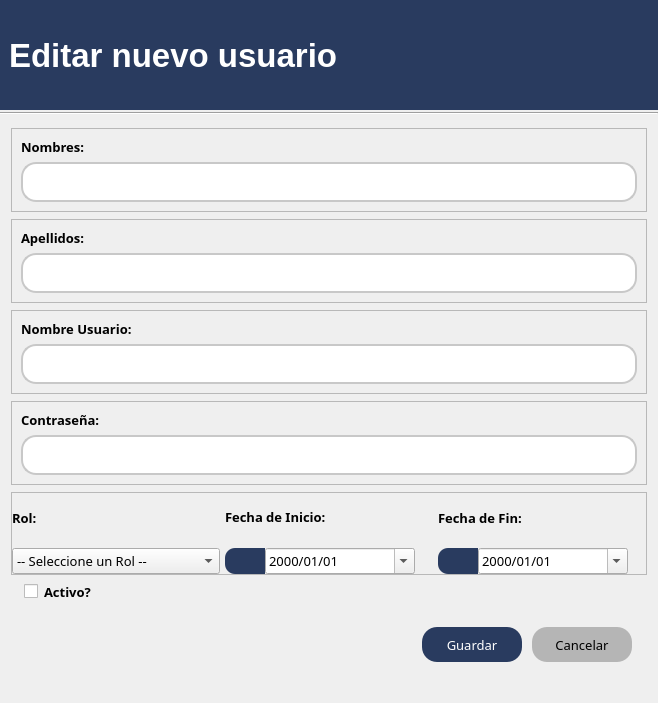
<?xml version="1.0" encoding="UTF-8"?>
<ui version="4.0">
 <class>DialogEditar</class>
 <widget class="QDialog" name="DialogEditar">
  <property name="geometry">
   <rect>
    <x>0</x>
    <y>0</y>
    <width>658</width>
    <height>703</height>
   </rect>
  </property>
  <property name="windowTitle">
   <string>Dialog</string>
  </property>
  <property name="styleSheet">
   <string notr="true">#widget, #label {
    color: rgb(255, 255, 255);
    background-color: rgb(41, 59, 95);
}

QLineEdit {
    border: 2px solid rgb(200, 200, 200);
    border-radius: 15px;
    padding: 8px 0px 8px 11px;
}

#input_nameUser {
    text-transform: uppercase;
}

#checkBox_activo {
    margin-left: 13px;
}

#btn_date1, #btn_date{
    border-bottom-left-radius: 10px;
    border-top-left-radius: 10px;
}

QPushButton {
    background-color: rgb(41, 59, 95);
    color: rgb(255, 255, 255); 
    border: none;
    border-radius: 15px; 
}

#btn_salir {
	background-color: rgb(181, 181, 181);
    color: rgb(0, 0, 0); 
}

QPushButton:hover {
    background-color: rgb(88, 120, 142);
    color: rgb(255, 255, 255); 
}

#btn_salir:hover {
    background-color: rgb(209, 209, 209);
}

QPushButton:pressed, #btn_salir:pressed {
    background-color: #1c5980;
}</string>
  </property>
  <layout class="QVBoxLayout" name="verticalLayout_9">
   <property name="spacing">
    <number>2</number>
   </property>
   <property name="leftMargin">
    <number>0</number>
   </property>
   <property name="topMargin">
    <number>0</number>
   </property>
   <property name="rightMargin">
    <number>0</number>
   </property>
   <property name="bottomMargin">
    <number>0</number>
   </property>
   <item>
    <widget class="QWidget" name="widget" native="true">
     <property name="minimumSize">
      <size>
       <width>603</width>
       <height>110</height>
      </size>
     </property>
     <property name="maximumSize">
      <size>
       <width>16777215</width>
       <height>110</height>
      </size>
     </property>
     <layout class="QVBoxLayout" name="verticalLayout_6">
      <item alignment="Qt::AlignLeft">
       <widget class="QLabel" name="label">
        <property name="font">
         <font>
          <family>Segoe UI</family>
          <pointsize>25</pointsize>
          <weight>75</weight>
          <bold>true</bold>
         </font>
        </property>
        <property name="text">
         <string>Editar nuevo usuario</string>
        </property>
       </widget>
      </item>
     </layout>
    </widget>
   </item>
   <item>
    <widget class="Line" name="line">
     <property name="orientation">
      <enum>Qt::Horizontal</enum>
     </property>
    </widget>
   </item>
   <item>
    <widget class="QWidget" name="widget_2" native="true">
     <property name="styleSheet">
      <string notr="true"/>
     </property>
     <layout class="QVBoxLayout" name="verticalLayout_8">
      <property name="spacing">
       <number>7</number>
      </property>
      <property name="leftMargin">
       <number>11</number>
      </property>
      <property name="topMargin">
       <number>11</number>
      </property>
      <property name="rightMargin">
       <number>11</number>
      </property>
      <property name="bottomMargin">
       <number>11</number>
      </property>
      <item>
       <widget class="QFrame" name="frame">
        <property name="frameShape">
         <enum>QFrame::StyledPanel</enum>
        </property>
        <property name="frameShadow">
         <enum>QFrame::Raised</enum>
        </property>
        <layout class="QVBoxLayout" name="verticalLayout">
         <item>
          <widget class="QLabel" name="label_2">
           <property name="font">
            <font>
             <family>Century Gothic</family>
             <pointsize>10</pointsize>
             <weight>75</weight>
             <bold>true</bold>
            </font>
           </property>
           <property name="text">
            <string>Nombres:</string>
           </property>
          </widget>
         </item>
         <item>
          <widget class="QLineEdit" name="input_nombre">
           <property name="minimumSize">
            <size>
             <width>60</width>
             <height>35</height>
            </size>
           </property>
           <property name="font">
            <font>
             <family>Century Gothic</family>
             <pointsize>10</pointsize>
            </font>
           </property>
          </widget>
         </item>
        </layout>
       </widget>
      </item>
      <item>
       <widget class="QFrame" name="frame_4">
        <property name="frameShape">
         <enum>QFrame::StyledPanel</enum>
        </property>
        <property name="frameShadow">
         <enum>QFrame::Raised</enum>
        </property>
        <layout class="QVBoxLayout" name="verticalLayout_7">
         <item>
          <widget class="QLabel" name="label_4">
           <property name="font">
            <font>
             <family>Century Gothic</family>
             <pointsize>10</pointsize>
             <weight>75</weight>
             <bold>true</bold>
            </font>
           </property>
           <property name="text">
            <string>Apellidos:</string>
           </property>
          </widget>
         </item>
         <item>
          <widget class="QLineEdit" name="input_apellido">
           <property name="minimumSize">
            <size>
             <width>60</width>
             <height>35</height>
            </size>
           </property>
           <property name="font">
            <font>
             <family>Century Gothic</family>
             <pointsize>10</pointsize>
            </font>
           </property>
          </widget>
         </item>
        </layout>
       </widget>
      </item>
      <item>
       <widget class="QFrame" name="frame_2">
        <property name="frameShape">
         <enum>QFrame::StyledPanel</enum>
        </property>
        <property name="frameShadow">
         <enum>QFrame::Raised</enum>
        </property>
        <layout class="QVBoxLayout" name="verticalLayout_2">
         <item>
          <widget class="QLabel" name="label_3">
           <property name="font">
            <font>
             <family>Century Gothic</family>
             <pointsize>10</pointsize>
             <weight>75</weight>
             <bold>true</bold>
            </font>
           </property>
           <property name="text">
            <string>Nombre Usuario:</string>
           </property>
          </widget>
         </item>
         <item>
          <widget class="QLineEdit" name="input_nameUser">
           <property name="minimumSize">
            <size>
             <width>60</width>
             <height>35</height>
            </size>
           </property>
           <property name="font">
            <font>
             <family>Century Gothic</family>
             <pointsize>10</pointsize>
            </font>
           </property>
          </widget>
         </item>
        </layout>
       </widget>
      </item>
      <item>
       <widget class="QFrame" name="frame_3">
        <property name="frameShape">
         <enum>QFrame::StyledPanel</enum>
        </property>
        <property name="frameShadow">
         <enum>QFrame::Raised</enum>
        </property>
        <layout class="QVBoxLayout" name="verticalLayout_3">
         <item>
          <widget class="QLabel" name="line_edit">
           <property name="font">
            <font>
             <family>Century Gothic</family>
             <pointsize>10</pointsize>
             <weight>75</weight>
             <bold>true</bold>
            </font>
           </property>
           <property name="text">
            <string>Contraseña:</string>
           </property>
          </widget>
         </item>
         <item>
          <widget class="QLineEdit" name="input_pass">
           <property name="minimumSize">
            <size>
             <width>60</width>
             <height>35</height>
            </size>
           </property>
           <property name="font">
            <font>
             <family>Century Gothic</family>
             <pointsize>10</pointsize>
            </font>
           </property>
           <property name="maxLength">
            <number>8</number>
           </property>
           <property name="echoMode">
            <enum>QLineEdit::Password</enum>
           </property>
          </widget>
         </item>
        </layout>
       </widget>
      </item>
      <item>
       <widget class="QFrame" name="frame_5">
        <property name="styleSheet">
         <string notr="true">/*QPushButton{
	background-color: rgb(41, 59, 95);
	border-radius:15px;
}*/


</string>
        </property>
        <property name="frameShape">
         <enum>QFrame::StyledPanel</enum>
        </property>
        <property name="frameShadow">
         <enum>QFrame::Raised</enum>
        </property>
        <layout class="QHBoxLayout" name="horizontalLayout_4">
         <property name="spacing">
          <number>5</number>
         </property>
         <property name="leftMargin">
          <number>0</number>
         </property>
         <property name="topMargin">
          <number>0</number>
         </property>
         <property name="rightMargin">
          <number>0</number>
         </property>
         <property name="bottomMargin">
          <number>0</number>
         </property>
         <item>
          <layout class="QVBoxLayout" name="verticalLayout_4">
           <item>
            <widget class="QLabel" name="input_pass_2">
             <property name="font">
              <font>
               <family>Century Gothic</family>
               <pointsize>10</pointsize>
               <weight>75</weight>
               <bold>true</bold>
              </font>
             </property>
             <property name="text">
              <string>Rol:</string>
             </property>
            </widget>
           </item>
           <item>
            <widget class="QComboBox" name="comboBox_rol">
             <property name="font">
              <font>
               <family>Century Gothic</family>
               <pointsize>10</pointsize>
              </font>
             </property>
             <property name="placeholderText">
              <string/>
             </property>
             <property name="duplicatesEnabled">
              <bool>false</bool>
             </property>
             <item>
              <property name="text">
               <string>-- Seleccione un Rol --</string>
              </property>
             </item>
             <item>
              <property name="text">
               <string>Administrador</string>
              </property>
             </item>
             <item>
              <property name="text">
               <string>Usuario</string>
              </property>
             </item>
             <item>
              <property name="text">
               <string>Pasante</string>
              </property>
             </item>
            </widget>
           </item>
          </layout>
         </item>
         <item>
          <layout class="QVBoxLayout" name="verticalLayout_11">
           <property name="spacing">
            <number>7</number>
           </property>
           <item>
            <widget class="QLabel" name="label_7">
             <property name="font">
              <font>
               <family>Century Gothic</family>
               <pointsize>10</pointsize>
               <weight>75</weight>
               <bold>true</bold>
              </font>
             </property>
             <property name="text">
              <string>Fecha de Inicio:</string>
             </property>
            </widget>
           </item>
           <item>
            <layout class="QHBoxLayout" name="horizontalLayout_2">
             <property name="spacing">
              <number>0</number>
             </property>
             <item>
              <widget class="QPushButton" name="btn_date">
               <property name="enabled">
                <bool>false</bool>
               </property>
               <property name="sizePolicy">
                <sizepolicy hsizetype="Preferred" vsizetype="Preferred">
                 <horstretch>0</horstretch>
                 <verstretch>0</verstretch>
                </sizepolicy>
               </property>
               <property name="minimumSize">
                <size>
                 <width>0</width>
                 <height>0</height>
                </size>
               </property>
               <property name="maximumSize">
                <size>
                 <width>40</width>
                 <height>16777215</height>
                </size>
               </property>
               <property name="cursor">
                <cursorShape>ArrowCursor</cursorShape>
               </property>
               <property name="text">
                <string/>
               </property>
               <property name="icon">
                <iconset resource="../assets/resource.qrc">
                 <normaloff>:/res_icon/icons/calendar.svg</normaloff>:/res_icon/icons/calendar.svg</iconset>
               </property>
              </widget>
             </item>
             <item alignment="Qt::AlignLeft">
              <widget class="QDateEdit" name="dateEdit_3">
               <property name="minimumSize">
                <size>
                 <width>150</width>
                 <height>0</height>
                </size>
               </property>
               <property name="font">
                <font>
                 <family>Century Gothic</family>
                 <pointsize>10</pointsize>
                </font>
               </property>
               <property name="displayFormat">
                <string>yyyy/MM/dd</string>
               </property>
               <property name="calendarPopup">
                <bool>true</bool>
               </property>
              </widget>
             </item>
            </layout>
           </item>
          </layout>
         </item>
         <item>
          <layout class="QVBoxLayout" name="verticalLayout_10">
           <item>
            <widget class="QLabel" name="label_6">
             <property name="font">
              <font>
               <family>Century Gothic</family>
               <pointsize>10</pointsize>
               <weight>75</weight>
               <bold>true</bold>
              </font>
             </property>
             <property name="text">
              <string>Fecha de Fin:</string>
             </property>
            </widget>
           </item>
           <item>
            <layout class="QHBoxLayout" name="horizontalLayout">
             <property name="spacing">
              <number>0</number>
             </property>
             <item>
              <widget class="QPushButton" name="btn_date1">
               <property name="enabled">
                <bool>false</bool>
               </property>
               <property name="sizePolicy">
                <sizepolicy hsizetype="Preferred" vsizetype="Preferred">
                 <horstretch>0</horstretch>
                 <verstretch>0</verstretch>
                </sizepolicy>
               </property>
               <property name="minimumSize">
                <size>
                 <width>0</width>
                 <height>0</height>
                </size>
               </property>
               <property name="maximumSize">
                <size>
                 <width>40</width>
                 <height>16777215</height>
                </size>
               </property>
               <property name="cursor">
                <cursorShape>ArrowCursor</cursorShape>
               </property>
               <property name="text">
                <string/>
               </property>
               <property name="icon">
                <iconset resource="../assets/resource.qrc">
                 <normaloff>:/res_icon/icons/calendar.svg</normaloff>:/res_icon/icons/calendar.svg</iconset>
               </property>
              </widget>
             </item>
             <item alignment="Qt::AlignLeft">
              <widget class="QDateEdit" name="dateEdit_2">
               <property name="minimumSize">
                <size>
                 <width>150</width>
                 <height>0</height>
                </size>
               </property>
               <property name="font">
                <font>
                 <family>Century Gothic</family>
                 <pointsize>10</pointsize>
                </font>
               </property>
               <property name="displayFormat">
                <string>yyyy/MM/dd</string>
               </property>
               <property name="calendarPopup">
                <bool>true</bool>
               </property>
              </widget>
             </item>
            </layout>
           </item>
          </layout>
         </item>
        </layout>
       </widget>
      </item>
      <item alignment="Qt::AlignLeft">
       <widget class="QCheckBox" name="checkBox_activo">
        <property name="font">
         <font>
          <family>Century Gothic</family>
          <pointsize>10</pointsize>
          <weight>75</weight>
          <bold>true</bold>
         </font>
        </property>
        <property name="cursor">
         <cursorShape>PointingHandCursor</cursorShape>
        </property>
        <property name="text">
         <string>Activo?</string>
        </property>
       </widget>
      </item>
      <item alignment="Qt::AlignRight">
       <widget class="QFrame" name="frame_6">
        <property name="styleSheet">
         <string notr="true"/>
        </property>
        <layout class="QHBoxLayout" name="horizontalLayout_3">
         <property name="spacing">
          <number>10</number>
         </property>
         <property name="leftMargin">
          <number>5</number>
         </property>
         <property name="topMargin">
          <number>5</number>
         </property>
         <property name="rightMargin">
          <number>15</number>
         </property>
         <property name="bottomMargin">
          <number>15</number>
         </property>
         <item alignment="Qt::AlignRight">
          <widget class="QPushButton" name="btn_guardar">
           <property name="sizePolicy">
            <sizepolicy hsizetype="Expanding" vsizetype="Fixed">
             <horstretch>0</horstretch>
             <verstretch>0</verstretch>
            </sizepolicy>
           </property>
           <property name="minimumSize">
            <size>
             <width>100</width>
             <height>35</height>
            </size>
           </property>
           <property name="maximumSize">
            <size>
             <width>16777215</width>
             <height>16777215</height>
            </size>
           </property>
           <property name="font">
            <font>
             <family>Century Gothic</family>
             <pointsize>10</pointsize>
             <weight>50</weight>
             <bold>false</bold>
            </font>
           </property>
           <property name="cursor">
            <cursorShape>PointingHandCursor</cursorShape>
           </property>
           <property name="text">
            <string>Guardar</string>
           </property>
           <property name="checkable">
            <bool>false</bool>
           </property>
           <property name="checked">
            <bool>false</bool>
           </property>
          </widget>
         </item>
         <item alignment="Qt::AlignRight">
          <widget class="QPushButton" name="btn_salir">
           <property name="sizePolicy">
            <sizepolicy hsizetype="Preferred" vsizetype="Fixed">
             <horstretch>0</horstretch>
             <verstretch>0</verstretch>
            </sizepolicy>
           </property>
           <property name="minimumSize">
            <size>
             <width>100</width>
             <height>35</height>
            </size>
           </property>
           <property name="font">
            <font>
             <family>Century Gothic</family>
             <pointsize>10</pointsize>
             <weight>50</weight>
             <bold>false</bold>
            </font>
           </property>
           <property name="cursor">
            <cursorShape>PointingHandCursor</cursorShape>
           </property>
           <property name="styleSheet">
            <string notr="true"/>
           </property>
           <property name="text">
            <string>Cancelar</string>
           </property>
           <property name="checkable">
            <bool>false</bool>
           </property>
           <property name="checked">
            <bool>false</bool>
           </property>
          </widget>
         </item>
        </layout>
       </widget>
      </item>
     </layout>
    </widget>
   </item>
  </layout>
 </widget>
 <resources>
  <include location="../assets/resources.qrc"/>
  <include location="../assets/resource.qrc"/>
 </resources>
 <connections>
  <connection>
   <sender>btn_salir</sender>
   <signal>clicked()</signal>
   <receiver>DialogEditar</receiver>
   <slot>reject()</slot>
   <hints>
    <hint type="sourcelabel">
     <x>524</x>
     <y>662</y>
    </hint>
    <hint type="destinationlabel">
     <x>301</x>
     <y>351</y>
    </hint>
   </hints>
  </connection>
 </connections>
</ui>
